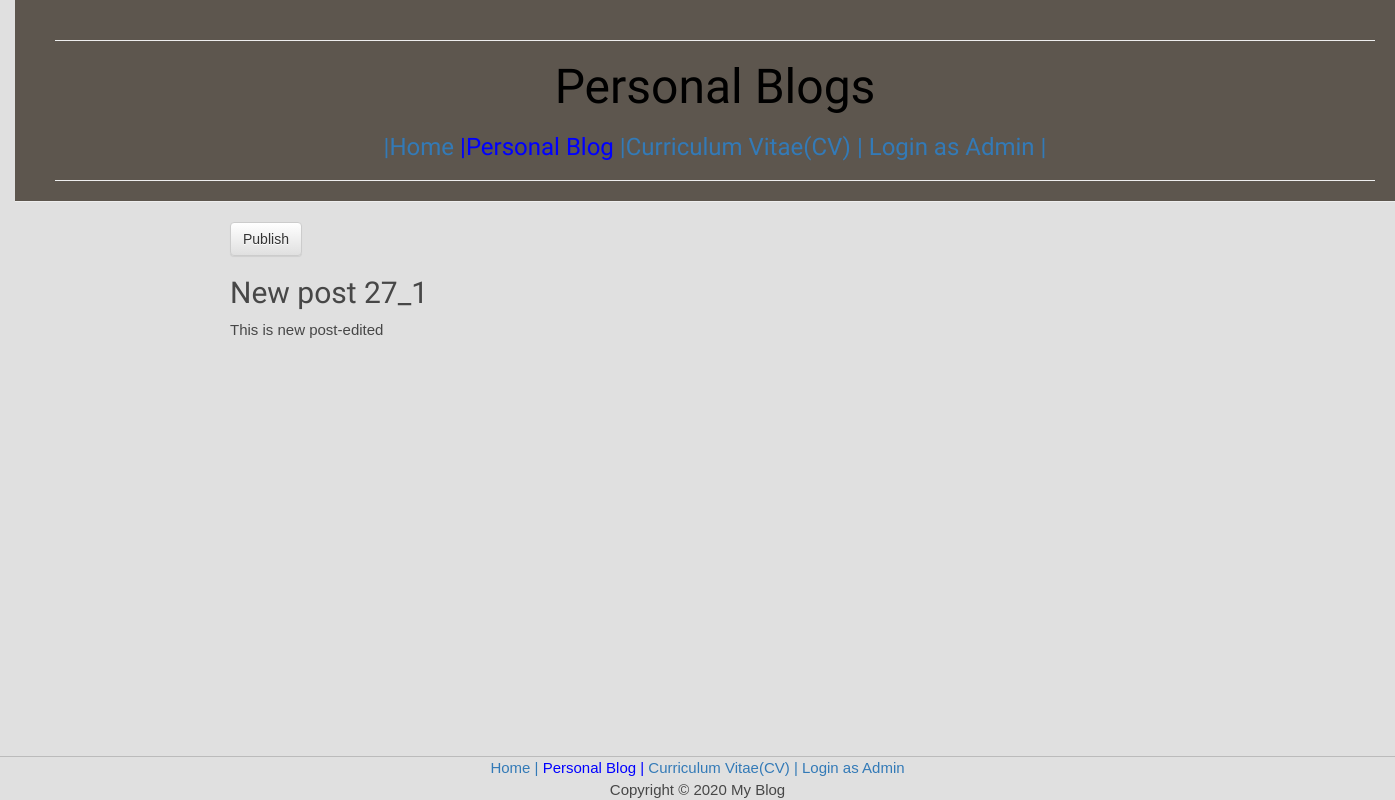
The app's page /blog/post/10/, older data.
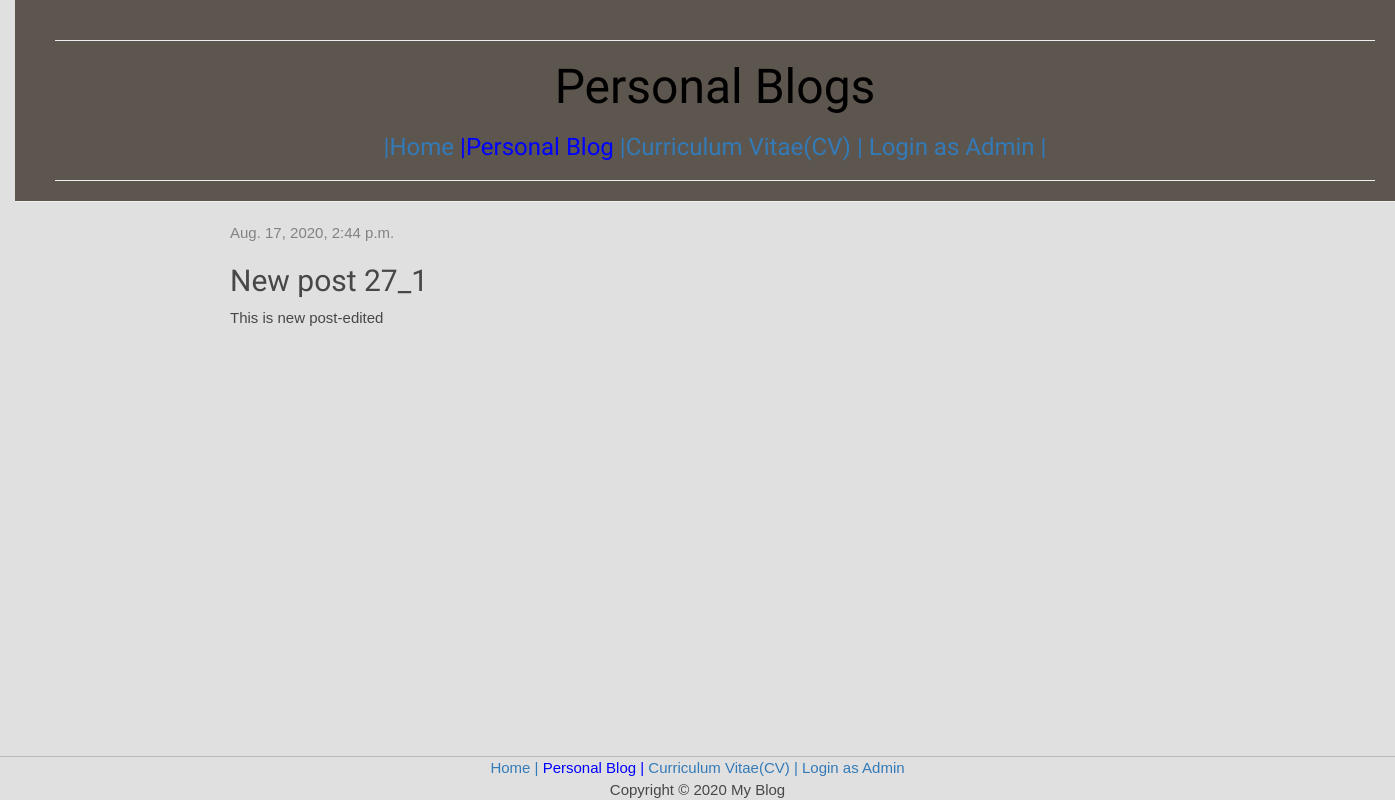
The same page, newer data.
### blog/models.py (models this page shows, shortened)
class Post(models.Model):
    author = models.ForeignKey(settings.AUTH_USER_MODEL, on_delete=models.CASCADE)
    title = models.CharField(max_length=200)
    text = models.TextField()
    created_date = models.DateTimeField(default=timezone.now)
    published_date = models.DateTimeField(blank=True, null=True)

### blog/views.py (the view)
# urls.py: path('post/<int:pk>/', views.post_detail, name='post_detail'),
def post_detail(request, pk):
    post = get_object_or_404(Post, pk=pk)
    return render(request, 'blog/post_detail.html', {'post': post})

### blog/templates/blog/post_detail.html (shortened to what this page needs)
{% extends 'blog/base.html' %}
{% block content %}
    <div class="post">
        {% if post.published_date %}
            <div class="date">
                {{ post.published_date }}
            </div>
        {% else %}
            <a class="btn btn-default" href="{% url 'post_publish' pk=post.pk %}">Publish</a>
        {% endif %}
        <h2>{{ post.title }}</h2>
        <p>{{ post.text|linebreaksbr }}</p>
    </div>
{% endblock %}

Row changes from the older to the newer data that the page shows:
changed Post "New post 27_1": published_date (not shown) → "Aug. 17, 2020, 2:44 p.m."
Text that changed along with them:
text no longer shown: "Publish"
